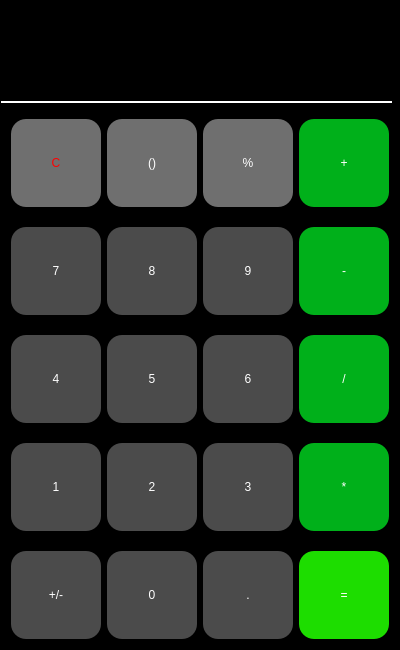
<?xml version="1.0" encoding="UTF-8"?>
<ui version="4.0">
 <class>MainWindow</class>
 <widget class="QMainWindow" name="MainWindow">
  <property name="geometry">
   <rect>
    <x>0</x>
    <y>0</y>
    <width>400</width>
    <height>650</height>
   </rect>
  </property>
  <property name="minimumSize">
   <size>
    <width>400</width>
    <height>650</height>
   </size>
  </property>
  <property name="maximumSize">
   <size>
    <width>400</width>
    <height>650</height>
   </size>
  </property>
  <property name="windowTitle">
   <string>Calculadora</string>
  </property>
  <property name="styleSheet">
   <string notr="true"/>
  </property>
  <widget class="QWidget" name="centralwidget">
   <layout class="QHBoxLayout" name="horizontalLayout">
    <property name="spacing">
     <number>0</number>
    </property>
    <property name="leftMargin">
     <number>0</number>
    </property>
    <property name="topMargin">
     <number>0</number>
    </property>
    <property name="rightMargin">
     <number>0</number>
    </property>
    <property name="bottomMargin">
     <number>0</number>
    </property>
    <item>
     <widget class="QFrame" name="frame">
      <property name="styleSheet">
       <string notr="true">background-color: rgb(0 , 0 , 0);</string>
      </property>
      <property name="frameShape">
       <enum>QFrame::StyledPanel</enum>
      </property>
      <property name="frameShadow">
       <enum>QFrame::Raised</enum>
      </property>
      <property name="lineWidth">
       <number>1</number>
      </property>
      <layout class="QVBoxLayout" name="verticalLayout">
       <property name="spacing">
        <number>0</number>
       </property>
       <property name="leftMargin">
        <number>0</number>
       </property>
       <property name="topMargin">
        <number>0</number>
       </property>
       <property name="rightMargin">
        <number>0</number>
       </property>
       <property name="bottomMargin">
        <number>0</number>
       </property>
       <item>
        <widget class="QFrame" name="frame_6">
         <property name="frameShape">
          <enum>QFrame::StyledPanel</enum>
         </property>
         <property name="frameShadow">
          <enum>QFrame::Raised</enum>
         </property>
         <widget class="QLabel" name="outputLabel">
          <property name="geometry">
           <rect>
            <x>-20</x>
            <y>0</y>
            <width>398</width>
            <height>108</height>
           </rect>
          </property>
          <property name="styleSheet">
           <string notr="true">color:#fff;
font: 25pt &quot;Arial Black&quot;;
background-color: rgb(0, 0, 0);</string>
          </property>
          <property name="text">
           <string/>
          </property>
          <property name="alignment">
           <set>Qt::AlignRight|Qt::AlignTrailing|Qt::AlignVCenter</set>
          </property>
          <property name="margin">
           <number>5</number>
          </property>
         </widget>
         <widget class="QLabel" name="label_3">
          <property name="geometry">
           <rect>
            <x>-20</x>
            <y>100</y>
            <width>411</width>
            <height>2</height>
           </rect>
          </property>
          <property name="styleSheet">
           <string notr="true">background-color: rgb(255, 255, 255);</string>
          </property>
          <property name="text">
           <string/>
          </property>
         </widget>
        </widget>
       </item>
       <item>
        <widget class="QFrame" name="frame_2">
         <property name="frameShape">
          <enum>QFrame::StyledPanel</enum>
         </property>
         <property name="frameShadow">
          <enum>QFrame::Raised</enum>
         </property>
         <layout class="QHBoxLayout" name="horizontalLayout_2">
          <item>
           <widget class="QPushButton" name="clearButton">
            <property name="enabled">
             <bool>true</bool>
            </property>
            <property name="sizePolicy">
             <sizepolicy hsizetype="Preferred" vsizetype="Preferred">
              <horstretch>0</horstretch>
              <verstretch>0</verstretch>
             </sizepolicy>
            </property>
            <property name="styleSheet">
             <string notr="true">QPushButton{
font: 87 26pt &quot;Arial Black&quot;;
color: rgb(255, 0, 0);
background-color: rgb(111, 111, 111);
border-radius: 15px;
}

QPushButton::hover{
background-color: rgb(135, 135, 135);
}</string>
            </property>
            <property name="text">
             <string>C</string>
            </property>
           </widget>
          </item>
          <item>
           <widget class="QPushButton" name="parenthesesButton">
            <property name="enabled">
             <bool>true</bool>
            </property>
            <property name="sizePolicy">
             <sizepolicy hsizetype="Preferred" vsizetype="Preferred">
              <horstretch>0</horstretch>
              <verstretch>0</verstretch>
             </sizepolicy>
            </property>
            <property name="styleSheet">
             <string notr="true">QPushButton{
font: 87 26pt &quot;Arial Black&quot;;
color: rgb(255, 255, 255);
background-color: rgb(111, 111, 111);
border-radius: 15px;
}

QPushButton::hover{
background-color: rgb(135, 135, 135);
}</string>
            </property>
            <property name="text">
             <string>()</string>
            </property>
           </widget>
          </item>
          <item>
           <widget class="QPushButton" name="percentageButton">
            <property name="enabled">
             <bool>true</bool>
            </property>
            <property name="sizePolicy">
             <sizepolicy hsizetype="Preferred" vsizetype="Preferred">
              <horstretch>0</horstretch>
              <verstretch>0</verstretch>
             </sizepolicy>
            </property>
            <property name="styleSheet">
             <string notr="true">QPushButton{
font: 87 26pt &quot;Arial Black&quot;;
color: rgb(255, 255, 255);
background-color: rgb(111, 111, 111);
border-radius: 15px;
}

QPushButton::hover{
background-color: rgb(135, 135, 135);
}</string>
            </property>
            <property name="text">
             <string>%</string>
            </property>
           </widget>
          </item>
          <item>
           <widget class="QPushButton" name="plusButton">
            <property name="enabled">
             <bool>true</bool>
            </property>
            <property name="sizePolicy">
             <sizepolicy hsizetype="Preferred" vsizetype="Preferred">
              <horstretch>0</horstretch>
              <verstretch>0</verstretch>
             </sizepolicy>
            </property>
            <property name="styleSheet">
             <string notr="true">QPushButton{
font: 87 26pt &quot;Arial Black&quot;;
color: rgb(255, 255, 255);
	background-color: rgb(0, 176, 26);
border-radius: 15px;
}

QPushButton::hover{
	background-color: rgb(0, 199, 27);
}</string>
            </property>
            <property name="text">
             <string>+</string>
            </property>
           </widget>
          </item>
         </layout>
        </widget>
       </item>
       <item>
        <widget class="QFrame" name="frame_3">
         <property name="frameShape">
          <enum>QFrame::StyledPanel</enum>
         </property>
         <property name="frameShadow">
          <enum>QFrame::Raised</enum>
         </property>
         <layout class="QHBoxLayout" name="horizontalLayout_3">
          <item>
           <widget class="QPushButton" name="sevenButton">
            <property name="enabled">
             <bool>true</bool>
            </property>
            <property name="sizePolicy">
             <sizepolicy hsizetype="Preferred" vsizetype="Preferred">
              <horstretch>0</horstretch>
              <verstretch>0</verstretch>
             </sizepolicy>
            </property>
            <property name="styleSheet">
             <string notr="true">QPushButton{
font: 87 26pt &quot;Arial Black&quot;;
color: rgb(255, 255, 255);
background-color: rgb(75, 75, 75);
border-radius: 15px;
}

QPushButton::hover{
background-color: rgb(179, 179, 179);
}</string>
            </property>
            <property name="text">
             <string>7</string>
            </property>
           </widget>
          </item>
          <item>
           <widget class="QPushButton" name="eightButton">
            <property name="enabled">
             <bool>true</bool>
            </property>
            <property name="sizePolicy">
             <sizepolicy hsizetype="Preferred" vsizetype="Preferred">
              <horstretch>0</horstretch>
              <verstretch>0</verstretch>
             </sizepolicy>
            </property>
            <property name="styleSheet">
             <string notr="true">QPushButton{
font: 87 26pt &quot;Arial Black&quot;;
color: rgb(255, 255, 255);
background-color: rgb(75, 75, 75);
border-radius: 15px;
}

QPushButton::hover{
background-color: rgb(179, 179, 179);
}</string>
            </property>
            <property name="text">
             <string>8</string>
            </property>
           </widget>
          </item>
          <item>
           <widget class="QPushButton" name="nineButton">
            <property name="enabled">
             <bool>true</bool>
            </property>
            <property name="sizePolicy">
             <sizepolicy hsizetype="Preferred" vsizetype="Preferred">
              <horstretch>0</horstretch>
              <verstretch>0</verstretch>
             </sizepolicy>
            </property>
            <property name="styleSheet">
             <string notr="true">QPushButton{
font: 87 26pt &quot;Arial Black&quot;;
color: rgb(255, 255, 255);
background-color: rgb(75, 75, 75);
border-radius: 15px;
}

QPushButton::hover{
background-color: rgb(179, 179, 179);
}</string>
            </property>
            <property name="text">
             <string>9</string>
            </property>
           </widget>
          </item>
          <item>
           <widget class="QPushButton" name="minusButton">
            <property name="enabled">
             <bool>true</bool>
            </property>
            <property name="sizePolicy">
             <sizepolicy hsizetype="Preferred" vsizetype="Preferred">
              <horstretch>0</horstretch>
              <verstretch>0</verstretch>
             </sizepolicy>
            </property>
            <property name="cursor">
             <cursorShape>ArrowCursor</cursorShape>
            </property>
            <property name="styleSheet">
             <string notr="true">QPushButton{
font: 87 26pt &quot;Arial Black&quot;;
color: rgb(255, 255, 255);
	background-color: rgb(0, 176, 26);
border-radius: 15px;
}

QPushButton::hover{
	background-color: rgb(0, 199, 27);
}</string>
            </property>
            <property name="text">
             <string>-</string>
            </property>
            <property name="autoDefault">
             <bool>false</bool>
            </property>
            <property name="default">
             <bool>false</bool>
            </property>
            <property name="flat">
             <bool>false</bool>
            </property>
           </widget>
          </item>
         </layout>
        </widget>
       </item>
       <item>
        <widget class="QFrame" name="frame_4">
         <property name="frameShape">
          <enum>QFrame::StyledPanel</enum>
         </property>
         <property name="frameShadow">
          <enum>QFrame::Raised</enum>
         </property>
         <layout class="QHBoxLayout" name="horizontalLayout_4">
          <item>
           <widget class="QPushButton" name="fourButton">
            <property name="enabled">
             <bool>true</bool>
            </property>
            <property name="sizePolicy">
             <sizepolicy hsizetype="Preferred" vsizetype="Preferred">
              <horstretch>0</horstretch>
              <verstretch>0</verstretch>
             </sizepolicy>
            </property>
            <property name="styleSheet">
             <string notr="true">QPushButton{
font: 87 26pt &quot;Arial Black&quot;;
color: rgb(255, 255, 255);
background-color: rgb(75, 75, 75);
border-radius: 15px;
}

QPushButton::hover{
background-color: rgb(179, 179, 179);
}</string>
            </property>
            <property name="text">
             <string>4</string>
            </property>
           </widget>
          </item>
          <item>
           <widget class="QPushButton" name="fiveButton">
            <property name="enabled">
             <bool>true</bool>
            </property>
            <property name="sizePolicy">
             <sizepolicy hsizetype="Preferred" vsizetype="Preferred">
              <horstretch>0</horstretch>
              <verstretch>0</verstretch>
             </sizepolicy>
            </property>
            <property name="styleSheet">
             <string notr="true">QPushButton{
font: 87 26pt &quot;Arial Black&quot;;
color: rgb(255, 255, 255);
background-color: rgb(75, 75, 75);
border-radius: 15px;
}

QPushButton::hover{
background-color: rgb(179, 179, 179);
}</string>
            </property>
            <property name="text">
             <string>5</string>
            </property>
           </widget>
          </item>
          <item>
           <widget class="QPushButton" name="sixButton">
            <property name="enabled">
             <bool>true</bool>
            </property>
            <property name="sizePolicy">
             <sizepolicy hsizetype="Preferred" vsizetype="Preferred">
              <horstretch>0</horstretch>
              <verstretch>0</verstretch>
             </sizepolicy>
            </property>
            <property name="styleSheet">
             <string notr="true">QPushButton{
font: 87 26pt &quot;Arial Black&quot;;
color: rgb(255, 255, 255);
background-color: rgb(75, 75, 75);
border-radius: 15px;
}

QPushButton::hover{
background-color: rgb(179, 179, 179);
}</string>
            </property>
            <property name="text">
             <string>6</string>
            </property>
           </widget>
          </item>
          <item>
           <widget class="QPushButton" name="divisionButton">
            <property name="enabled">
             <bool>true</bool>
            </property>
            <property name="sizePolicy">
             <sizepolicy hsizetype="Preferred" vsizetype="Preferred">
              <horstretch>0</horstretch>
              <verstretch>0</verstretch>
             </sizepolicy>
            </property>
            <property name="styleSheet">
             <string notr="true">QPushButton{
font: 87 26pt &quot;Arial Black&quot;;
color: rgb(255, 255, 255);
background-color: rgb(0, 176, 26);
border-radius: 15px;
}

QPushButton::hover{
	background-color: rgb(0, 199, 27);
}</string>
            </property>
            <property name="text">
             <string>/</string>
            </property>
           </widget>
          </item>
         </layout>
        </widget>
       </item>
       <item>
        <widget class="QFrame" name="frame_5">
         <property name="enabled">
          <bool>true</bool>
         </property>
         <property name="frameShape">
          <enum>QFrame::StyledPanel</enum>
         </property>
         <property name="frameShadow">
          <enum>QFrame::Raised</enum>
         </property>
         <layout class="QHBoxLayout" name="horizontalLayout_5">
          <item>
           <widget class="QPushButton" name="oneButton">
            <property name="enabled">
             <bool>true</bool>
            </property>
            <property name="sizePolicy">
             <sizepolicy hsizetype="Preferred" vsizetype="Preferred">
              <horstretch>0</horstretch>
              <verstretch>0</verstretch>
             </sizepolicy>
            </property>
            <property name="styleSheet">
             <string notr="true">QPushButton{
font: 87 26pt &quot;Arial Black&quot;;
color: rgb(255, 255, 255);
background-color: rgb(75, 75, 75);
border-radius: 15px;
}

QPushButton::hover{
background-color: rgb(179, 179, 179);
}</string>
            </property>
            <property name="text">
             <string>1</string>
            </property>
           </widget>
          </item>
          <item>
           <widget class="QPushButton" name="twoButton">
            <property name="enabled">
             <bool>true</bool>
            </property>
            <property name="sizePolicy">
             <sizepolicy hsizetype="Preferred" vsizetype="Preferred">
              <horstretch>0</horstretch>
              <verstretch>0</verstretch>
             </sizepolicy>
            </property>
            <property name="styleSheet">
             <string notr="true">QPushButton{
font: 87 26pt &quot;Arial Black&quot;;
color: rgb(255, 255, 255);
background-color: rgb(75, 75, 75);
border-radius: 15px;
}

QPushButton::hover{
background-color: rgb(179, 179, 179);
}</string>
            </property>
            <property name="text">
             <string>2</string>
            </property>
           </widget>
          </item>
          <item>
           <widget class="QPushButton" name="threeButton">
            <property name="enabled">
             <bool>true</bool>
            </property>
            <property name="sizePolicy">
             <sizepolicy hsizetype="Preferred" vsizetype="Preferred">
              <horstretch>0</horstretch>
              <verstretch>0</verstretch>
             </sizepolicy>
            </property>
            <property name="styleSheet">
             <string notr="true">QPushButton{
font: 87 26pt &quot;Arial Black&quot;;
color: rgb(255, 255, 255);
background-color: rgb(75, 75, 75);
border-radius: 15px;
}

QPushButton::hover{
background-color: rgb(179, 179, 179);
}</string>
            </property>
            <property name="text">
             <string>3</string>
            </property>
           </widget>
          </item>
          <item>
           <widget class="QPushButton" name="timesButton">
            <property name="enabled">
             <bool>true</bool>
            </property>
            <property name="sizePolicy">
             <sizepolicy hsizetype="Preferred" vsizetype="Preferred">
              <horstretch>0</horstretch>
              <verstretch>0</verstretch>
             </sizepolicy>
            </property>
            <property name="styleSheet">
             <string notr="true">QPushButton{
font: 87 26pt &quot;Arial Black&quot;;
color: rgb(255, 255, 255);
	background-color: rgb(0, 176, 26);
border-radius: 15px;
}

QPushButton::hover{
	background-color: rgb(0, 199, 27);
}</string>
            </property>
            <property name="text">
             <string>*</string>
            </property>
           </widget>
          </item>
         </layout>
        </widget>
       </item>
       <item>
        <widget class="QFrame" name="frame_9">
         <property name="frameShape">
          <enum>QFrame::StyledPanel</enum>
         </property>
         <property name="frameShadow">
          <enum>QFrame::Raised</enum>
         </property>
         <layout class="QHBoxLayout" name="horizontalLayout_6">
          <item>
           <widget class="QPushButton" name="negativeButton">
            <property name="enabled">
             <bool>true</bool>
            </property>
            <property name="sizePolicy">
             <sizepolicy hsizetype="Preferred" vsizetype="Preferred">
              <horstretch>0</horstretch>
              <verstretch>0</verstretch>
             </sizepolicy>
            </property>
            <property name="styleSheet">
             <string notr="true">QPushButton{
font: 87 26pt &quot;Arial Black&quot;;
color: rgb(255, 255, 255);
background-color: rgb(75, 75, 75);
border-radius: 15px;
}

QPushButton::hover{
background-color: rgb(179, 179, 179);
}</string>
            </property>
            <property name="text">
             <string>+/-</string>
            </property>
           </widget>
          </item>
          <item>
           <widget class="QPushButton" name="zeroButton">
            <property name="enabled">
             <bool>true</bool>
            </property>
            <property name="sizePolicy">
             <sizepolicy hsizetype="Preferred" vsizetype="Preferred">
              <horstretch>0</horstretch>
              <verstretch>0</verstretch>
             </sizepolicy>
            </property>
            <property name="styleSheet">
             <string notr="true">QPushButton{
font: 87 26pt &quot;Arial Black&quot;;
color: rgb(255, 255, 255);
background-color: rgb(75, 75, 75);
border-radius: 15px;
}

QPushButton::hover{
background-color: rgb(179, 179, 179);
}</string>
            </property>
            <property name="text">
             <string>0</string>
            </property>
           </widget>
          </item>
          <item>
           <widget class="QPushButton" name="dotButton">
            <property name="enabled">
             <bool>true</bool>
            </property>
            <property name="sizePolicy">
             <sizepolicy hsizetype="Preferred" vsizetype="Preferred">
              <horstretch>0</horstretch>
              <verstretch>0</verstretch>
             </sizepolicy>
            </property>
            <property name="styleSheet">
             <string notr="true">QPushButton{
font: 87 26pt &quot;Arial Black&quot;;
color: rgb(255, 255, 255);
background-color: rgb(75, 75, 75);
border-radius: 15px;
}

QPushButton::hover{
background-color: rgb(179, 179, 179);
}</string>
            </property>
            <property name="text">
             <string>.</string>
            </property>
           </widget>
          </item>
          <item>
           <widget class="QPushButton" name="equalButton">
            <property name="enabled">
             <bool>true</bool>
            </property>
            <property name="sizePolicy">
             <sizepolicy hsizetype="Preferred" vsizetype="Preferred">
              <horstretch>0</horstretch>
              <verstretch>0</verstretch>
             </sizepolicy>
            </property>
            <property name="styleSheet">
             <string notr="true">QPushButton{
font: 87 26pt &quot;Arial Black&quot;;
color: rgb(255, 255, 255);
	background-color: rgb(29, 221, 0);
border-radius: 15px;
}

QPushButton::hover{
	background-color: rgb(17, 255, 0);
}</string>
            </property>
            <property name="text">
             <string>=</string>
            </property>
           </widget>
          </item>
         </layout>
        </widget>
       </item>
      </layout>
     </widget>
    </item>
   </layout>
  </widget>
 </widget>
 <resources/>
 <connections/>
</ui>
